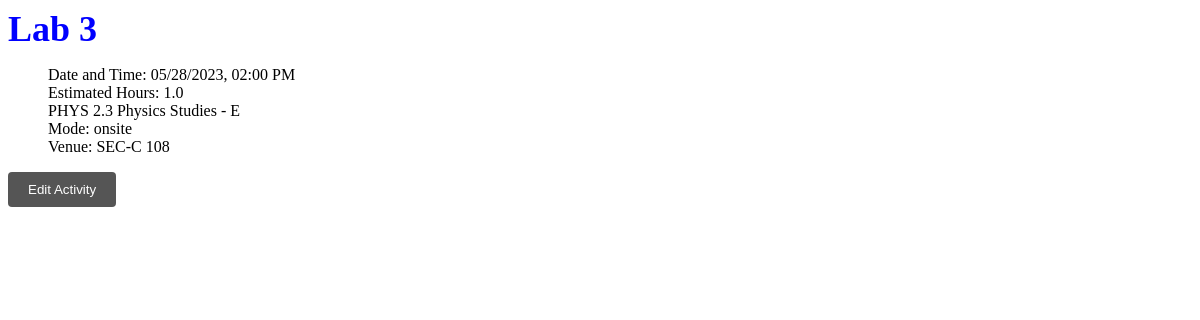
Screenshot of /calendar/events/18/details with the database file from the repository.
### calendar_app/models.py (models this page shows, shortened)
class Event(models.Model):
    target_datetime = models.DateTimeField("Date and Time: ", max_length = 50)
    activity = models.CharField("Activity: ", max_length = 50)
    estimated_hours = models.FloatField("Estimated Hours: ", max_length = 50)
    location = models.ForeignKey(Location, on_delete = models.CASCADE)
    course = models.ForeignKey(Course, on_delete = models.CASCADE)

class Location(models.Model):
    mode = models.CharField(max_length = 50, choices = location_choices, default = 'onsite')
    venue = models.TextField(max_length = 50)

### assignments/models.py (models this page shows, shortened)
class Course(models.Model):
    code = models.CharField(max_length = 10)
    title = models.CharField(max_length = 100)
    section = models.CharField(max_length = 3)

### calendar_app/views.py (the view)
# urls.py: path('events/<int:pk>/details', views.EventDetailView.as_view(), name='event_details'),
class EventDetailView(DetailView):
    model = Event
    template_name = 'event-details.html'

### calendar_app/templates/event-details.html (shortened to what this page needs)
{% extends 'base.html'%}
{% block content %}
    <h1>{{object.activity}}</h1>
    <ul>
        Date and Time: {{object.target_datetime|date:'m/d/Y, h:i A'}}<br>
        Estimated Hours: {{object.estimated_hours}}<br>
        {{object.course.code}} {{object.course.title}} - {{object.course.section}}<br>
        Mode: {{object.location.mode}}<br>
        Venue: {{object.location.venue}}<br>
    </ul>
    <form action="./edit">
        <button type="submit">Edit Activity</button>
    </form>
{% endblock %}

### static/styles.css (style rules this page uses)
h1 { font-size: 36px; font-weight: bold; margin: 0; color: blue; }
button { background-color: #555; color: white; padding: 10px 20px; border: none; border-radius: 4px; cursor: pointer; }
body { background-image: url("https://www.pngkey.com/png/full/979-9791878_cold-as-ice-but-has-a-warm-heart.png"); background-repeat: no-repeat; }
@media (min-width: 308px) { body { background-position: 200px 20px; } }

### rows the page displays
Event: activity "Lab 3", target_datetime "05/28/2023, 02:00 PM", estimated_hours "1.0", course.code "PHYS 2.3", course "Physics Studies", course.section "E", location.mode "onsite", location.venue "SEC-C 108"
